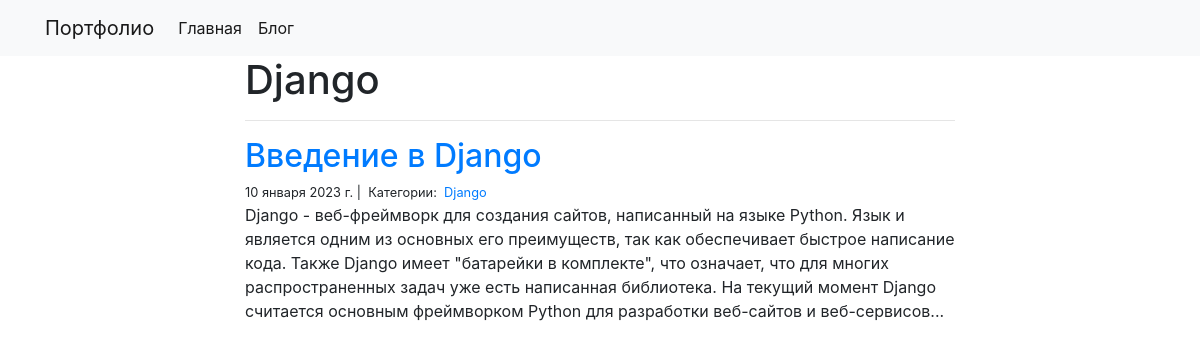
Screenshot of /blog/Django/ with the database file from the repository.
### blog/models.py (models this page shows)
class Category(models.Model):
    name = models.CharField(max_length=20)

class Post(models.Model):
    title = models.CharField(max_length=255)
    body = models.TextField()
    created_on = models.DateTimeField(auto_now_add=True)
    last_modified = models.DateTimeField(auto_now=True)
    categories = models.ManyToManyField('Category', related_name='post')

### blog/views.py (the view)
# urls.py: path('<category>/', views.blog_category, name='blog_category'),
def blog_category(request, category):
    posts = Post.objects.filter(
        categories__name__contains=category
    ).order_by('-created_on')
    context = {
        'category': category,
        'posts': posts,
    }
    return render(request, 'blog_category.html', context)

### blog/templates/blog_category.html
{% extends 'portfolio/base.html' %}
{% block page_content %}
<div class="col-md-8 offset-md-2">
    <h1>{{ category | title }}</h1>
    <hr>
    {% for post in posts %}
      <h2><a href="{% url 'blog_detail' post.pk %}">{{ post.title }}</a> </h2>
      <small>
          {{ post.created_on.date }} |&nbsp;
          Категории:&nbsp;
          {% for category in post.categories.all %}
          <a href="{% url 'blog_category' category.name %}">
              {{ category.name }}
          </a>&nbsp;
          {% endfor %}
      </small>
      <p>{{ post.body | slice:':400' }}...</p>
    {% endfor %}
</div>
{% endblock %}

### rows the page displays
Category: name "Django"
Post: title "Введение в Django", created_on "10 января 2023 г.", body "Django - веб-фреймворк для создания сайтов, написанный на языке Python. Язык и является одним из основных его преимуществ, так как обеспечивает быстрое написание кода. Также Django имеет \"батарейки в комплекте\", что означает, что для многих распространенных задач уже есть написанная библиотека. На текущий момент Django считается основным фреймворком Python для разработки веб-сайтов и веб-сервисов"
